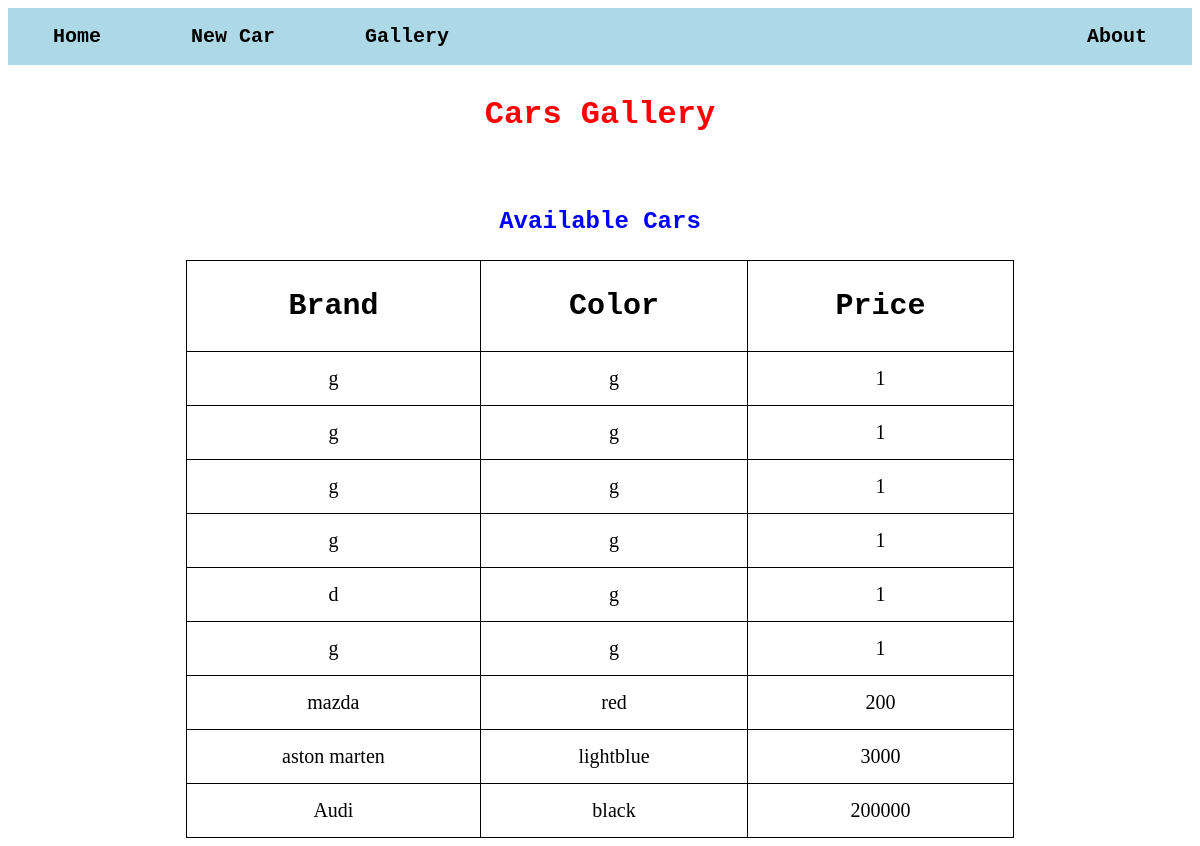
The page /gallery on the database its author committed.
### main/models.py (models this page shows, shortened)
class car (models.Model):
	brand = models.CharField(max_length=50)
	color = models.CharField(max_length=50)
	price = models.IntegerField()

### main/views.py (the view)
# urls.py: path("gallery",views.gallery,name="gallery"),
def gallery(request):
	savedcar = car.objects.all()
	context={'savedcar':savedcar}
	return render(request,"main/gallery.html",context)

### main/templates/main/gallery.html (shortened to what this page needs)
{% extends 'main/base.html' %}
{% block content %}
	<h1>Cars Gallery</h1><br>
	<h2>Available Cars</h2>
	<div>
		<table>
			<tr>
				<th>Brand</th>
				<th>Color</th>
				<th>Price</th>
			</tr>
		 	{% for x in savedcar %}
		 		<tr>
	            <td>{{x.brand}}</td>
	            <td>{{x.color}}</td>
	            <td>{{x.price}}</td>
	            </tr>
	     	 {% endfor %}
	    </table>
	</div>
{% endblock %}

### main/templates/main/base.html (shortened to what this page needs)
<!DOCTYPE html>
<html>
<head>
    <link rel="stylesheet" href="https://cdnjs.cloudflare.com/ajax/libs/font-awesome/4.7.0/css/font-awesome.min.css">
</head>
<body>
	<ul>
		<li><a href="{% url 'home' %}" target="_self">Home</a></li>
		<li><a href="{% url 'addcar' %}" target="_self">New Car</a></li>
		<li><a href="{% url 'gallery' %}" target="_self">Gallery</a></li>
		<li class="a"><a href="{% url 'about' %}" target="_self">About</a></li>
	</ul>
{% block content %}
{% endblock %}
</body>
</html>

### main/templates/main/base.html (style rules this page uses)
ul { list-style-type: none; margin: 0; padding: 0; overflow: hidden; font-family:Courier New ; font-weight: bold; background-color: lightblue; font-size: 20px; }
li { float:left; }
li.a { float:right; }
a { display: block; color:black; text-align:center; padding: 17px 45px; text-decoration: none; }

### main/templates/main/gallery.html (style rules this page uses)
table, td, th { border: 1px solid black; padding: 15px; }
table { border-collapse: collapse; width: 70%; margin-left: auto; margin-right: auto; }
th { height: 60px; font-size: 30px; font-family: Courier New ; }
td { font-size: 20px; }
h1 { text-align: center; font-family: Courier New ; color: red; padding: 10px; }
h2 { text-align: center; font-family: Courier New ; color: blue; padding: 5px; }
div { text-align: center; }

### rows shown on the page
car: brand "g", color "g", price "1"
car: brand "g", color "g", price "1"
car: brand "g", color "g", price "1"
car: brand "g", color "g", price "1"
car: brand "d", color "g", price "1"
car: brand "g", color "g", price "1"
car: brand "mazda", color "red", price "200"
car: brand "aston marten", color "lightblue", price "3000"
car: brand "Audi", color "black", price "200000"
